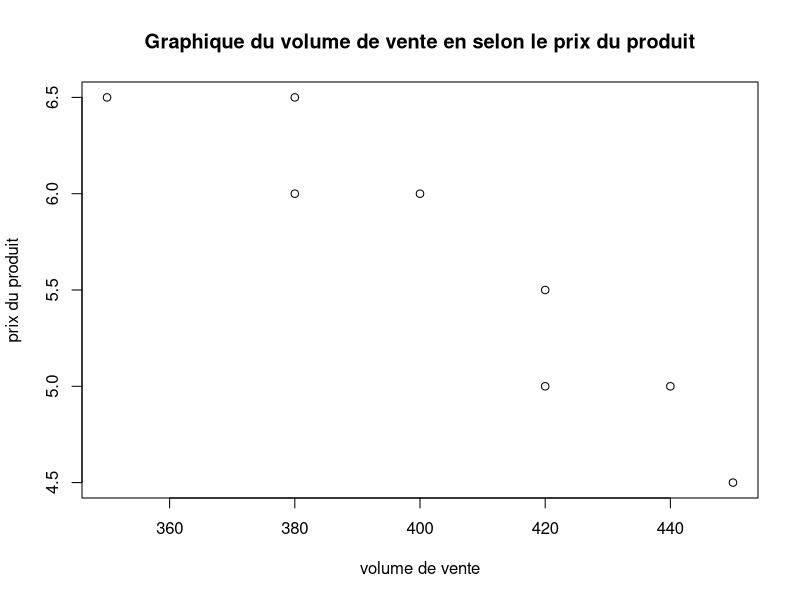

This figure's R source: (Note: this script raises an error after producing the figure.)
# -- [Exercice 1] --

# - Question 1

vX <- c(420, 380, 350, 400, 440, 380, 450, 420) #volume de vente
vY <- c(5.5, 6, 6.5, 6, 5, 6.5, 4.5, 5) #prix du produit
plot(vX, vY, xlab = "volume de vente", ylab = "prix du produit", main = "Graphique du volume de vente en selon le prix du produit")
# On peut envisager un lien entre la variable X et Y car on observe que plus le prix est élevé, plus les ventes baissent.
# La relation entre les deux variables semble être linéaire, on peut envisager la réalisation une régression linéaire

# - Question 2    

# creatig matrix X
mX <- cbind( rep(1,8), vX)
# creating Beta matrix
Beta0 <- 0
Beta <- 1
vBeta <- (c(Beta0, Beta1))
mBeta <- cbind(vBeta)
# creating Y matrix
mY <- cbind(vY)
View(mY)

# - Question 3

# creating transposed matrix of Y
mY <- rbind(vY)
tmY <- t(mY)
# computing b
b <- solve(t(mX) %*% mX, t(mX) %*% tmY) # solve(A,B) donne Ax = B où x = A^-1 * B
# b représente l'estimateur des MCO (moindres carrés ordinaires) du vecteur Beta inconnu 

# - Question 4

# computing b1
b1 <- cov(vX, vY) / var(vX)
# computing b0
b0 <- mean(vY) - b1 * mean(vX)
round(b1 - b[2], digits = 3)
round(b0 - b[1], digits = 3) 
# on trouve les mêmes valeurs pour les estimations

# mean, cor = coefficient de corrélation 
reg <- lm(vY ~ vX)
coef(reg)

# - Question 5

abline(b0, b1) # ou curve(b0 + b1 * x, add=TRUE)
plot(vX, vY)

# - Question 6

# calcul du coeficient de détermination
# r2 = 1-(sum(y_i-^y_i))2/sum(y_i--y_i)2)
R2 <- cor(vX, vY)^2 # valable que dans le cas s'une régression linéaire cor(x,y)=cov(x,y)/sigx*sigy
R2
# ki=1 (nombre de variable explicative), n=8 (taille de l'ensemble): R2ajust=R2-(k(1-R2))/(n-1-k)
R2ajuste <- R2-(1-R2)/(length(x)-1-1)
R2ajuste
# on trouve un Rajuste de 0.85 ce qui est important
# le modèle est donc bon 

# - Question 7

summary(reg)
anova(reg)


# -- [Exercice 2] --

# - Question 1

y <- c(37.8, 22.5, 17.1, 10.8, 7.2, 42.3, 30.2, 19.4, 14.8, 9.5, 32.4, 21.6) 
x1 <- c(4, 4, 3, 2, 1, 6, 4, 4, 1, 1, 3, 4)
x2 <- c(4, 3.6, 3.1, 3.2, 3.0, 3.8, 3.8, 2.9, 3.8, 2.8, 3.4, 2.8)

# régression linéaire en fonction de l'épaisseur
model1 <- lm(y~x1)
# régression linéaire en fonction de la densité
model2 <- lm(y~x2)

summary(model1)
anova(model1)

# - Question 1/2

summary(model2)
anova(model2)

# - Question 3

model3 <- lm(y~x1+x2)
summary(model3)
anova(model3)

# - Question 4

# Somme des variations : 1420.62 -> somme des variations de x1, x2 et des résiduts
# model1, 980.64/1420.67 = 0.6903
# model2, 643.57/1420.67 = 0.453
# model3, 1204.86/1420.67 = 0.8481

# le model3 semble donc être le meilleur étant donné que le poids de l'erreur résiduelle dans la seomme des variations
# est la mois importante compraré aux autres modèles

# - Question 5

# carré moyen résiduel = residuals de la colonne mean sq obtenu avec anova
# ecart-type des résidus = residual standard error de la commande sumary

# - Question 7

# La p-value de la statistique de Fischer est largement inférieure à 0.05. Donc nous sommes dans la
# zone de rejet de l'hypothèse nulle H0. On refuse donc H0 et on accepte l'hypothèse H1

# - Question 9

# SumSquare(X1, X2) - SumSquare(X1) = 1204.86 - 980.63 = 224.3

# - Question 10

epaisseurX1 <- c(4, 3, 4)
densiteX2 <- c(3.8, 3.4, 2.9)
tab <- data.frame(Epaisseur_X1 = epaisseurX1, Densité_X2 = densiteX2)
predict(model3, newdata = data.frame(Epaisseur_X1 = c(4, 3, 4), Densité_X2 = c(3.8, 3.4, 2.9)))
predict(model3, epaisseurX1 = 4, densitéX2 = 3.8)
predict(model3, epaisseurX1 = 3, densitéX2 = 3.4)
predict(model3, epaisseurX1 = 4, densitéX2 = 2.9)

# truc qui marche
predict(model3, newdata=data.frame(x1=4,x2=3.8))
predict(model3, newdata=data.frame(x1=3,x2=3.4))
predict(model3, newdata=data.frame(x1=4,x2=2.9))
